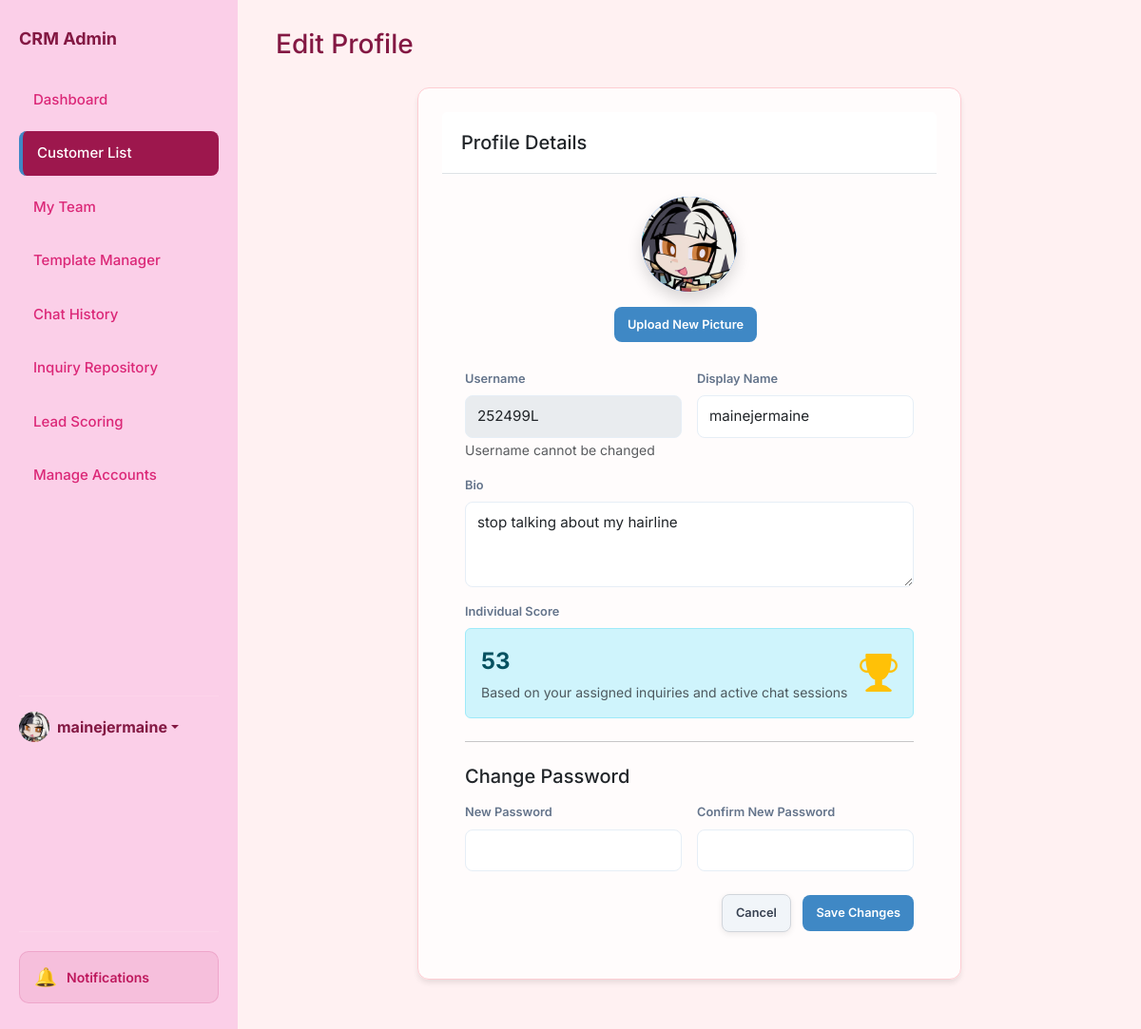
The app's page /profile (signed in) with its own data.
### app.py (models this page shows, shortened)
class User(db.Model):
    id = db.Column(db.Integer, primary_key=True)
    username = db.Column(db.String(80), unique=True, nullable=False)
    password = db.Column(db.String(200), nullable=False)
    name = db.Column(db.String(100), default='Admin')
    bio = db.Column(db.Text, default='')
    profile_picture = db.Column(db.String(200), default='https://ui-avatars.com/api/?name=Admin&background=random')
    role = db.Column(db.String(20), default='agent') # super_admin, agent
    preferences = db.Column(db.Text, default='{}') # Stores dashboard layout/stats as JSON
    last_active = db.Column(db.String(50))
    team_id = db.Column(db.Integer, db.ForeignKey('team.id'), nullable=True)
    team_role = db.Column(db.String(20)) # leader, vice_leader, member
    last_active_team_chat = db.Column(db.String(50)) # Timestamp of last time user viewed team chat

### app.py (the view, shortened to what this page needs)
@app.route('/profile', methods=['GET', 'POST'])
def profile():
    if not session.get('logged_in'):
        return redirect(url_for('login'))
    user_id = session.get('user_id')
    if not user_id:
        session.clear()
        return redirect(url_for('login'))
    user = User.query.get(user_id)
    if not user:
        session.clear()
        return redirect(url_for('login'))
    agent_score = calculate_agent_score(user.id)
    return render_template('edit_profile.html', user=user, agent_score=agent_score)

### app.py (called while the page is built)
@app.context_processor
def context_processor():
    from flask import g
    return dict(
        team_pending_requests_count=getattr(g, 'team_pending_requests_count', 0),
        unread_team_messages=getattr(g, 'unread_team_messages', False)
    )

@app.context_processor
def inject_user_preferences():
    theme = 'light'
    if has_request_context() and 'user_id' in session:
        user_id = session.get('user_id')
        user = User.query.get(user_id)
        if user and user.preferences:
            try:
                import json
                prefs = json.loads(user.preferences)
                theme = prefs.get('theme', 'light')
            except:
                pass
    return dict(current_theme=theme)

@app.context_processor
def inject_search_data():
    customers = Customer.query.all()
    inquiries = Inquiry.query.all()
    rules = Rule.query.all()
    templates = AutoReplyTemplate.query.all()
    faqs = FAQ.query.all()
    search_seed = []
    for c in customers:
        search_seed.append({"display": c.name, "category": "Customer", "page": "/customers"})
    for i in inquiries:
        search_seed.append({"display": f"Inquiry: {i.customer}", "category": "Inquiry", "page": f"/inquiry/{i.id}"})
    for r in rules:
        search_seed.append({"display": r.name, "category": "Rule", "page": "/scoring"})
    for t in templates:
        search_seed.append({"display": t.title, "category": "Template", "page": "/templates-manager"})
    for f in faqs:
        search_seed.append({"display": f.question, "category": "FAQ", "page": "/templates-manager"})
    return dict(search_seed=search_seed)

def calculate_session_score(session):
    score = 0
    visitor_text = " ".join([m.text.lower() for m in session.chat_messages if m.sender_type == 'customer'])
    active_rules = Rule.query.filter_by(active=True).all()
    for rule in active_rules:
        keywords = [k.strip().lower() for k in rule.keywords.split(',') if k.strip()]
        if not keywords: continue
        if any(k in visitor_text for k in keywords):
            try:
                val = int(rule.score)
                op = rule.operation
                if '+' in op: score += val
                elif '-' in op: score -= val
                elif '*' in op: score *= val
                elif '/' in op:
                    if val != 0: score /= val
            except:
                pass
    return score

### templates/edit_profile.html (shortened to what this page needs)
<!DOCTYPE html>
<html lang="en">
<head>
    <link href="https://cdn.jsdelivr.net/npm/bootstrap@5.3.0/dist/css/bootstrap.min.css" rel="stylesheet">
    <link rel="stylesheet" href="https://cdn.jsdelivr.net/npm/bootstrap-icons@1.11.1/font/bootstrap-icons.css">
    <link rel="stylesheet" href="{{ url_for('static', filename='style.css') }}">
</head>
<body id="page-customers"
    class="{% if current_theme and current_theme != 'light' %}theme-{{ current_theme }}{% endif %}">
    <aside class="sidebar">
        <h2>CRM Admin</h2>
        <a href="/dashboard" class="nav-link nav-dashboard">Dashboard</a>
        <a href="/customers" class="nav-link nav-customers">Customer List</a>
        <a href="/my-team" class="nav-link nav-my-team d-flex justify-content-between align-items-center">
            My Team
        </a>
        <a href="/templates-manager" class="nav-link nav-templates">Template Manager</a>
        <a href="/history" class="nav-link nav-history d-flex justify-content-between align-items-center">
            Chat History
        </a>
        <a href="/repository" class="nav-link nav-repository">Inquiry Repository</a>
        <a href="/scoring" class="nav-link nav-scoring">Lead Scoring</a>
        {% if session.get('user_role') in ['ultra_admin', 'super_admin', 'admin'] %}
        <a href="/admin/create-account" class="nav-link nav-admin">
            Manage Accounts
        </a>
        {% endif %}
        <div class="mt-auto pt-3 border-top border-secondary" style="border-color: rgba(255,255,255,0.1) !important;">
            <div class="dropdown">
                <a href="#" class="d-flex align-items-center text-decoration-none dropdown-toggle" id="dropdownUser1"
                    data-bs-toggle="dropdown" aria-expanded="false">
                    <div class="avatar-circle bg-primary text-white me-2"
                        style="width: 32px; height: 32px; font-size: 14px; display:flex; align-items:center; justify-content:center; border-radius:50%; overflow:hidden;">
                        {% if session.get('user_pic') and 'http' in session.get('user_pic') %}
                        <img src="{{ session.get('user_pic') }}" alt="User"
                            style="width:100%; height:100%; object-fit:cover;">
                        {% elif session.get('user_pic') %}
                        <img src="{{ url_for('static', filename='uploads/' + session.get('user_pic')) }}" alt="User"
                            style="width:100%; height:100%; object-fit:cover;">
                        {% else %}
                        {{ session.get('user_name', 'Admin')[0] | upper }}
                        {% endif %}
                    </div>
                    <strong>{{ session.get('user_name', 'Admin') }}</strong>
                </a>
            </div>
        </div>
    </aside>
    <main class="main">
        <div class="header">
            <h1 class="h3">Edit Profile</h1>
        </div>
        <div class="row">
            <div class="col-md-8 mx-auto">
                <div class="card">
                    <div class="card-header bg-white border-bottom">
                        <h5 class="mb-0">Profile Details</h5>
                    </div>
                    <div class="card-body p-4">
                        <form method="POST" enctype="multipart/form-data">
                            <div class="text-center mb-4">
                                <div class="avatar-circle bg-primary text-white mx-auto mb-3 shadow"
                                    style="width: 100px; height: 100px; font-size: 40px; display:flex; align-items:center; justify-content:center; border-radius:50%; overflow:hidden;">
                                    {% if user.profile_picture and 'http' in user.profile_picture %}
                                    <img src="{{ user.profile_picture }}" alt="Profile"
                                        style="width:100%; height:100%; object-fit:cover;">
                                    {% elif user.profile_picture %}
                                    <img src="{{ url_for('static', filename='uploads/' + user.profile_picture) }}"
                                        alt="Profile" style="width:100%; height:100%; object-fit:cover;">
                                    {% else %}
                                    {{ user.username[0] | upper }}
                                    {% endif %}
                                </div>
                                <div>
                                    <label for="profile_picture" class="btn btn-sm btn-primary">
                                        Upload New Picture <input type="file" id="profile_picture"
                                    </label>
                                </div>
                            </div>
                            <div class="row g-3">
                                <div class="col-md-6">
                                    <label for="username" class="form-label">Username</label>
                                    <input type="text" class="form-control" id="username" value="{{ user.username }}"
                                        disabled>
                                    <small class="text-muted">Username cannot be changed</small>
                                </div>
                                <div class="col-md-6">
                                    <label for="name" class="form-label">Display Name</label>
                                    <input type="text" class="form-control" id="name" name="name"
                                        value="{{ user.name }}">
                                </div>
                                <div class="col-12">
                                    <label for="bio" class="form-label">Bio</label>
                                    <textarea class="form-control" id="bio" name="bio"
                                        rows="3">{{ user.bio }}</textarea>
                                </div>
                                <div class="col-12">
                                    <label class="form-label">Individual Score</label>
                                    <div class="alert alert-info mb-0 d-flex align-items-center justify-content-between">
                                        <div>
                                            <strong class="fs-4">{{ agent_score }}</strong>
                                            <p class="mb-0 small text-muted mt-1">Based on your assigned inquiries and active chat sessions</p>
                                        </div>
                                        <i class="bi bi-trophy-fill fs-1 text-warning"></i>
                                    </div>
                                </div>
                            </div>
                            <hr class="my-4">
                            <h5 class="mb-3">Change Password</h5>
                            <div class="row g-3">
                                <div class="col-md-6">
                                    <label for="new_password" class="form-label">New Password</label>
                                    <input type="password" class="form-control" id="new_password" name="new_password">
                                </div>
                                <div class="col-md-6">
                                    <label for="confirm_password" class="form-label">Confirm New Password</label>
                                    <input type="password" class="form-control" id="confirm_password"
                                        name="confirm_password">
                                </div>
                            </div>
                            <div class="mt-4 text-end">
                                <a href="/dashboard" class="btn btn-gray me-2">Cancel</a>
                                <button type="submit" class="btn btn-primary">Save Changes</button>
                            </div>
                        </form>
                    </div>
                </div>
            </div>
        </div>
    </main>
</body>
</html>

### static/style.css (style rules this page uses)
:root { --blue: #3F88C5; --red: #E94F37; --green: #44BBA4; --gray: #64748b; --slate-900: #393E41; --slate-800: #4a5155; --border-radius: 12px; --bg-light: #F6F7EB; --sidebar-bg: #393E41; }
* { box-sizing: border-box; font-family: 'Inter', -apple-system, sans-serif; }
body { margin: 0; display: flex; background-color: var(--bg-light); color: var(--slate-900); height: 100vh; overflow: hidden; font-size: 16px; -webkit-font-smoothing: antialiased; }
.header { overflow: visible !important; }
.main { overflow-y: auto; overflow-x: visible !important; }
.sidebar { width: 250px; background: var(--sidebar-bg); color: #fff; height: 100vh; padding: 30px 20px; flex-shrink: 0; display: flex; flex-direction: column; }
.sidebar .dropdown-toggle { color: inherit !important; }
.sidebar h2 { font-size: 18px; margin-bottom: 30px; font-weight: 700; color: inherit; }
.nav-link { display: block; padding: 12px 15px; color: #cbd5f5; text-decoration: none; border-radius: 8px; margin-bottom: 10px; font-size: 15px; font-weight: 500; transition: 0.2s; }
.main { flex: 1; padding: 30px 40px; overflow-y: auto; max-width: 1600px; margin: 0 auto; width: 100%; }
.header { display: flex; justify-content: space-between; align-items: center; flex-shrink: 0; margin-bottom: 20px; gap: 20px; width: 100%; }
.card { background: white; padding: 25px; border-radius: var(--border-radius); box-shadow: 0 4px 6px -1px rgba(0, 0, 0, 0.1); border: 1px solid #e2e8f0; margin-bottom: 25px; }
.card-header { padding: 20px; border-bottom: 1px solid #e2e8f0; display: flex; justify-content: space-between; align-items: center; }
#page-customers .main { background: var(--bg-light); transition: background-color 0.3s ease; }
.avatar-circle { width: 42px; height: 42px; border-radius: 10px; background: #3b82f6; color: white; font-weight: 600; font-size: 14px; display: flex; align-items: center; justify-content: center; }
.btn-green, .btn-gray, .btn-blue { border-radius: 8px; padding: 10px 18px; font-weight: 600; border: 1px solid transparent; box-shadow: 0 2px 6px rgba(0, 0, 0, 0.08); }
.btn-gray { background-color: #f1f5f9 !important; color: #374151 !important; border: 1px solid #d1d5db !important; }
label { display: block; font-size: 0.8rem; margin-bottom: 5px; color: var(--gray); font-weight: 600; }
input, textarea, select { width: 100%; padding: 10px; border: 1px solid #e2e8f0; border-radius: 6px; font-size: 0.9rem; outline: none; }
.btn { padding: 8px 14px; border: none; border-radius: 6px; cursor: pointer; font-size: 0.8rem; font-weight: 600; transition: 0.2s; text-decoration: none; display: inline-block; }
.btn-blue, .btn-primary { background: var(--blue) !important; border-color: var(--blue) !important; color: white !important; }
.btn-gray { background: #e2e8f0; color: #475569; }
.form-control { width: 100%; padding: 10px 12px; border: 1px solid #e6eef6; border-radius: 8px; font-size: 0.95rem; background: #fff; transition: border-color .15s, box-shadow .15s, transform .06s; }
.btn { border-radius: 8px; padding: 9px 14px; font-weight: 600; }
.btn-gray { background: #eef2f7; color: #475569; }
.sidebar { z-index: 1; }
#page-dashboard .nav-dashboard, #page-customers .nav-customers, #page-my-team .nav-my-team, #page-history .nav-history, #page-repository .nav-repository, #page-templates .nav-templates, #page-scoring .nav-scoring, #page-admin-accounts .nav-admin { background: var(--slate-800); color: #fff; border-left: 4px solid var(--blue); }
.text-center { text-align: center; }
.sidebar { display: flex; flex-direction: column; }
body.theme-sakura { --bg-light: #fff1f2; --slate-900: #be185d; --slate-800: #9d174d; --sidebar-bg: #fbcfe8; color: #831843; }
body.theme-sakura .sidebar { color: #831843; }
body.theme-sakura .sidebar .border-top { border-color: rgba(131, 24, 67, 0.1) !important; }
body.theme-sakura .nav-link { color: #db2777; }
body.theme-sakura .card, body.theme-sakura .list-group-item, body.theme-sakura .confirm-card { border-color: #fecdd3; background-color: rgba(255, 255, 255, 0.8); }

### records on screen
User: profile_picture (picture), get "mainejermaine", username "252499L", name "mainejermaine", bio "stop talking about my hairline"

### other values on screen
{{ agent_score }} "53"
